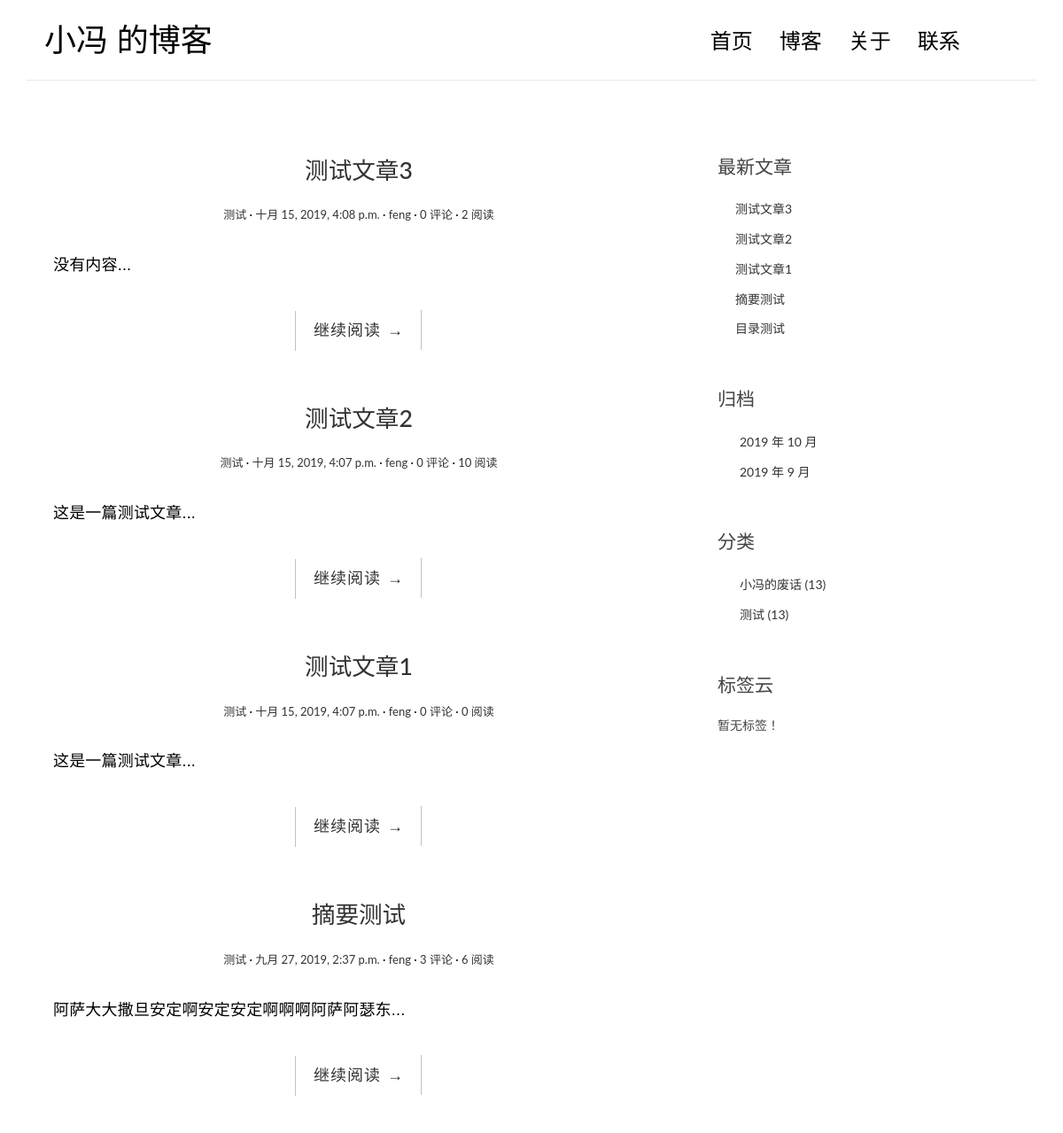
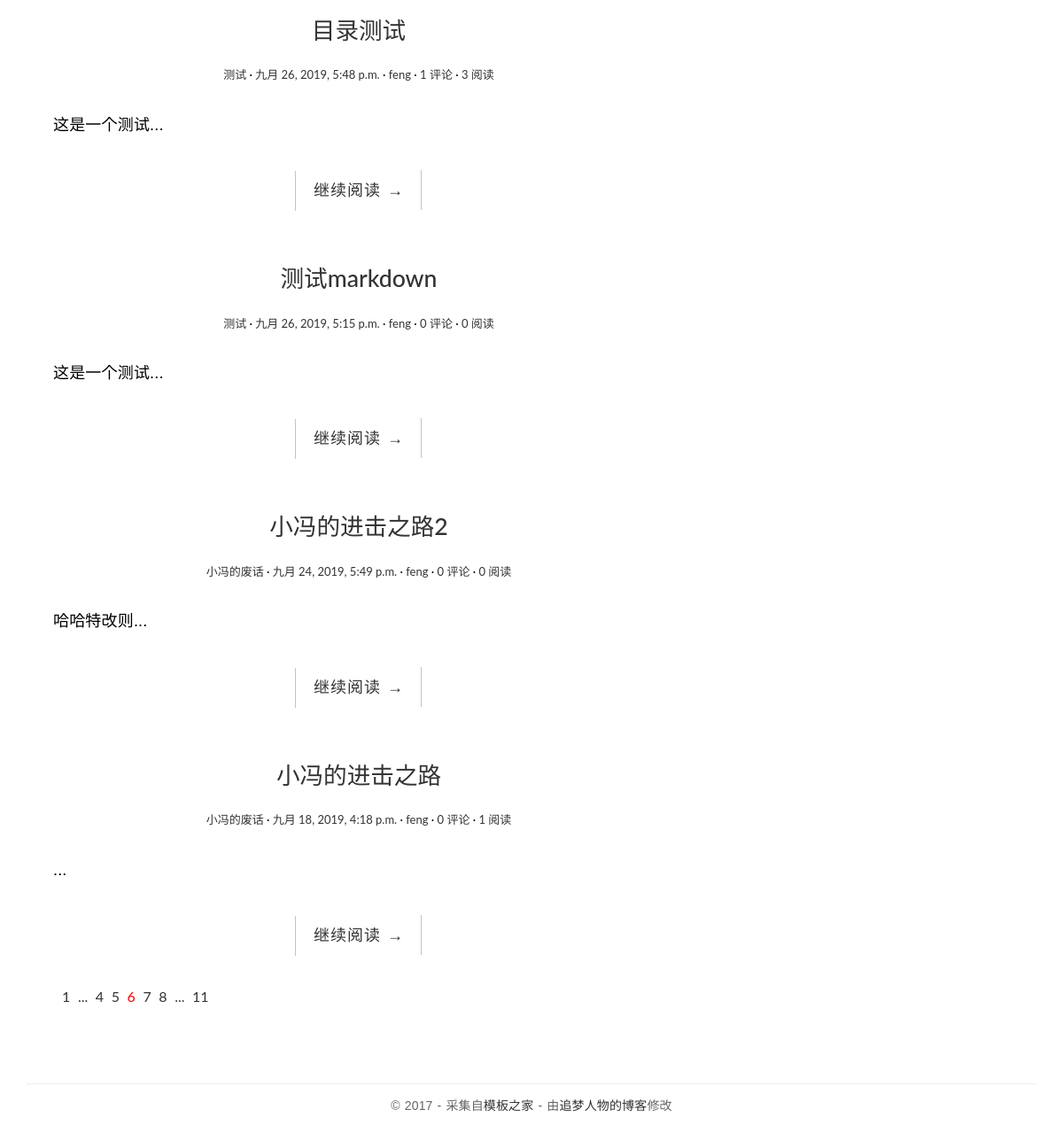
The page / on the database its author committed (2 pictures, top to bottom).
### blog/models.py (models this page shows, shortened)
class Post(models.Model):
    title = models.CharField('标题', max_length=70)
    body = models.TextField('正文')
    created_time = models.DateTimeField('创建时间', default=timezone.now)
    modified_time = models.DateTimeField('修改时间')
    excerpt = models.CharField('摘要', max_length=200, blank=True)
    category = models.ForeignKey(Category, verbose_name='分类', on_delete=models.CASCADE)
    tags = models.ManyToManyField(Tag, verbose_name='标签', blank=True)
    author = models.ForeignKey(User, verbose_name='作者', on_delete=models.CASCADE)
    views = models.PositiveIntegerField(default=0)
    class Meta:
        verbose_name = '文章'
        verbose_name_plural = verbose_name
        ordering = ['-created_time']
    def get_absolute_url(self):
        return reverse('blog:details', kwargs={'pk': self.pk})

class Category(models.Model):
    name = models.CharField(max_length=100)
    class Meta:
        verbose_name = '分类'
        verbose_name_plural = verbose_name
    def __str__(self):
        return self.name

### blog/views.py (the view)
# urls.py: path('', views.index, name='index'),
def index(request):
    post_list = Post.objects.all().order_by('-created_time')
    return render(request, 'blog/index.html', context={'post_list': post_list})

### blog/templatetags/blog_extras.py (called while the page is built)
@register.inclusion_tag('blog/inclusions/_recent_posts.html', takes_context=True)
def show_recent_posts(context, num=5):
    return {
        'recent_post_list': models.Post.objects.all().order_by('-created_time')[:num],
    }

@register.inclusion_tag('blog/inclusions/_archives.html', takes_context=True)
def show_archives(context):
    return {
        'date_list': models.Post.objects.dates('created_time', 'month', order='DESC'),
    }

@register.inclusion_tag('blog/inclusions/_categories.html', takes_context=True)
def show_categories(context):
    return {
        'category_list': models.Category.objects.all(),
    }

@register.inclusion_tag('blog/inclusions/_tags.html', takes_context=True)
def show_tags(context):
    return {
        'tags_list': models.Tag.objects.all(),
    }

### templates/blog/index.html
{% extends 'blog/base.html' %}
{% block main %}
    {% for post in post_list %}
                <article class="post post-{{ post.pk }}">
                    <header class="entry-header">
                        <h1 class="entry-title">
                            <a href="{{ post.get_absolute_url }}">{{ post.title }}</a>
                        </h1>
                        <div class="entry-meta">
                            <span class="post-category"><a href="#">{{ post.category }}</a></span>
                            <span class="post-date"><a href="#"><time class="entry-date"
                                                                      datetime="2012-11-09T23:15:57+00:00">{{ post.created_time }}</time></a></span>
                            <span class="post-author"><a href="#">{{ post.author }}</a></span>
                            <span class="comments-link"><a href="{{ post.get_absolute_url }}#comment-area">{{ post.comment_set.count }} 评论</a></span>
                            <span class="views-count"><a href="#">{{ post.views }} 阅读</a></span>
                        </div>
                    </header>
                    <div class="entry-content clearfix">
                        <p>{{ post.excerpt }}...</p>
                        <div class="read-more cl-effect-14">
                            <a href="{{ post.get_absolute_url }}" class="more-link">继续阅读 <span class="meta-nav">→</span></a>
                        </div>
                    </div>
                </article>
            {% empty %}
                <div class="no-post">暂时还没有文章发布！</div>
            {% endfor %}
                <div class="pagination">
                    <ul>
                        <li><a href="">1</a></li>
                        <li><a href="">...</a></li>
                        <li><a href="">4</a></li>
                        <li><a href="">5</a></li>
                        <li class="current"><a href="">6</a></li>
                        <li><a href="">7</a></li>
                        <li><a href="">8</a></li>
                        <li><a href="">...</a></li>
                        <li><a href="">11</a></li>
                    </ul>
                </div>
{% endblock main %}

### templates/blog/base.html (shortened to what this page needs)
{% load static %}
{% load blog_extras%}
<!DOCTYPE html>
<html>
<head>
    <link rel="stylesheet" href="{% static 'blog/css/bootstrap.min.css' %}">
    <link rel="stylesheet" href="http://code.ionicframework.com/ionicons/2.0.1/css/ionicons.min.css">
    <link rel="stylesheet" href="{% static 'blog/css/pace.css' %}">
    <link rel="stylesheet" href="{% static 'blog/css/custom.css' %}">
</head>
<body>
<div class="container">
    <header id="site-header">
        <div class="row">
            <div class="col-md-4 col-sm-5 col-xs-8">
                <div class="logo">
                    <h1><a href="{% url 'blog:index' %}"><b>小冯</b> 的博客</a></h1>
                </div>
            </div>
            <div class="col-md-8 col-sm-7 col-xs-4">
                <nav class="main-nav" role="navigation">
                    <div class="collapse navbar-collapse" id="bs-example-navbar-collapse-1">
                        <ul class="nav navbar-nav navbar-right">
                            <li class="cl-effect-11"><a href="{% url 'blog:index' %}" data-hover="首页">首页</a></li>
                            <li class="cl-effect-11"><a href="full-width.html" data-hover="博客">博客</a></li>
                            <li class="cl-effect-11"><a href="about.html" data-hover="关于">关于</a></li>
                            <li class="cl-effect-11"><a href="contact.html" data-hover="联系">联系</a></li>
                        </ul>
                    </div>
                </nav>
            </div>
        </div>
    </header>
</div>
<div class="content-body">
    <div class="container">
        <div class="row">
            <main class="col-md-8">
                {% block main %}
                {% endblock main %}
            </main>
            <aside class="col-md-4">
                {% show_recent_posts %}
                {% show_archives %}
                {% show_categories %}
                {% show_tags %}
            </aside>
        </div>
    </div>
</div>
<footer id="site-footer">
    <div class="container">
        <div class="row">
            <div class="col-md-12">
                <p class="copyright">&copy 2017 - 采集自<a href="http://www.cssmoban.com/"
                                                        target="_blank" title="模板之家">模板之家</a>
                    - 由<a href="http://zmrenwu.com/" title="网页模板" target="_blank">追梦人物的博客</a>修改
                </p>
            </div>
        </div>
    </div>
</footer>
</body>
</html>

### templates/blog/inclusions/_recent_posts.html (shortened to what this page needs)
<!DOCTYPE html>
<html lang="en">
<head>
</head>
<body>
    <div class="widget widget-recent-posts">
  <h3 class="widget-title">最新文章</h3>
  <ul>
    {% for post in recent_post_list %}
      <li>
        <a href="{{ post.get_absolute_url }}">{{ post.title }}</a>
      </li>
    {% empty %}
      暂无文章！
    {% endfor %}
  </ul>
</div>
</body>
</html>

### templates/blog/inclusions/_archives.html (shortened to what this page needs)
<!DOCTYPE html>
<html lang="en">
<head>
</head>
<body>
    <div class="widget widget-archives">
  <h3 class="widget-title">归档</h3>
  <ul>
    {% for date in date_list %}
      <li>
        <a href="#">{{ date.year }} 年 {{ date.month }} 月</a>
      </li>
    {% empty %}
      暂无归档！
    {% endfor %}
  </ul>
</div>
</body>
</html>

### templates/blog/inclusions/_categories.html (shortened to what this page needs)
<!DOCTYPE html>
<html lang="en">
<head>
</head>
<body>
    <div class="widget widget-category">
  <h3 class="widget-title">分类</h3>
  <ul>
    {% for category in category_list %}
      <li>
        <a href="#">{{ category.name }} <span class="post-count">(13)</span></a>
      </li>
    {% empty %}
      暂无分类！
    {% endfor %}
  </ul>
</div>
</body>
</html>

### templates/blog/inclusions/_tags.html (shortened to what this page needs)
<!DOCTYPE html>
<html lang="en">
<head>
</head>
<body>
    <div class="widget widget-tag-cloud">
  <h3 class="widget-title">标签云</h3>
  <ul>
    {% for tag in tag_list %}
      <li>
        <a href="#">{{ tag.name }}</a>
      </li>
    {% empty %}
      暂无标签！
    {% endfor %}
  </ul>
</div>
</body>
</html>

### blog/static/blog/css/custom.css (style rules this page uses)
* { outline: none; }
h1, h2, h3, h4, h5, h6 { margin-top: 0; }
b { font-weight: 400; }
a { color: #333; }
body { color: #444; font-family: 'Lato', sans-serif; }
p { font-family: 'Ubuntu', sans-serif; font-weight: 400; word-spacing: 1px; letter-spacing: 0.01em; }
#site-header { background-color: #FFF; padding: 25px 20px; margin-bottom: 40px; border-bottom: 1px solid #e7e7e7; }
.logo h1 a { color: #000; }
.logo h1 { margin: 0; font-family: 'Lato', sans-serif; font-weight: 300; }
.main-nav { margin-top: 11px; max-width: 95%; }
.main-nav a { color: #000000 !important; padding: 0 0 5px 0 !important; margin-right: 30px; font-family: 'Lato', sans-serif; font-weight: 300; font-size: 24px; }
.cl-effect-11 a { padding: 10px 0; color: #0972b4; text-shadow: none; }
.cl-effect-11 a::before { position: absolute; top: 0; left: 0; overflow: hidden; padding: 0 0 5px 0 !important; max-width: 0; border-bottom: 1px solid #000; color: #000; content: attr(data-hover); white-space: nowrap; -webkit-transition: max-width 0.5s; -moz-transition: max-width 0.5s; transition: max-width 0.5s; }
.content-body { padding-bottom: 4em; }
.post { background: #fff; padding: 30px 30px 0; }
.entry-title { text-align: center; font-size: 1.9em; margin-bottom: 20px; line-height: 1.6; padding: 10px 20px 0; }
.entry-meta { text-align: center; color: #DDDDDD; font-size: 13px; margin-bottom: 30px; }
.entry-content { font-size: 18px; line-height: 1.9; font-weight: 300; color: #000; }
.post-category::after, .post-date::after, .post-author::after, .comments-link::after { content: ' ·'; color: #000; }
.read-more { font-family: 'Ubuntu', sans-serif; font-weight: 400; word-spacing: 1px; letter-spacing: 0.01em; text-align: center; margin-top: 20px; }
.cl-effect-14 a { padding: 0 20px; height: 45px; line-height: 45px; position: relative; display: inline-block; margin: 15px 25px; letter-spacing: 1px; font-weight: 400; text-shadow: 0 0 1px rgba(255, 255, 255, 0.3); }
.cl-effect-14 a::before, .cl-effect-14 a::after { position: absolute; width: 45px; height: 1px; background: #C3C3C3; content: ''; -webkit-transition: all 0.3s; -moz-transition: all 0.3s; transition: all 0.3s; pointer-events: none; }
.cl-effect-14 a::before { top: 0; left: 0; -webkit-transform: rotate(90deg); -moz-transform: rotate(90deg); transform: rotate(90deg); -webkit-transform-origin: 0 0; -moz-transform-origin: 0 0; transform-origin: 0 0; }
.cl-effect-14 a::after { right: 0; bottom: 0; -webkit-transform: rotate(90deg); -moz-transform: rotate(90deg); transform: rotate(90deg); -webkit-transform-origin: 100% 0; -moz-transform-origin: 100% 0; transform-origin: 100% 0; }
.widget { background: #fff; padding: 30px 0 0; }
.widget-title { font-size: 1.5em; margin-bottom: 20px; line-height: 1.6; padding: 10px 0 0; font-weight: 400; }
.widget-recent-posts ul { padding: 0; margin: 0; padding-left: 20px; }
.widget-recent-posts ul li { list-style-type: none; position: relative; line-height: 170%; margin-bottom: 10px; }
.widget-recent-posts ul li::before { content: '\f3d3'; font-family: "Ionicons"; position: absolute; left: -17px; top: 3px; font-size: 16px; color: #000; }
.widget-archives ul { padding: 0; margin: 0; padding-left: 25px; }
.widget-archives ul li { list-style-type: none; position: relative; line-height: 170%; margin-bottom: 10px; }
.widget-archives ul li::before { content: '\f3f3'; font-family: "Ionicons"; position: absolute; left: -25px; top: 1px; font-size: 16px; color: #000; }
.widget-category ul { padding: 0; margin: 0; padding-left: 25px; }
.widget-category ul li { list-style-type: none; position: relative; line-height: 170%; margin-bottom: 10px; }
.widget-category ul li::before { content: '\f3fe'; font-family: "Ionicons"; position: absolute; left: -25px; top: 1px; font-size: 18px; color: #000; }
.widget-tag-cloud ul { padding: 0; margin: 0; margin-right: -10px; }
#site-footer { padding-top: 10px; padding: 0 0 1.5em 0; }
.copyright { text-align: center; padding-top: 1em; margin: 0; border-top: 1px solid #eee; color: #666; }
.pagination ul { list-style: none; }
.pagination ul li { display: inline-block; font-size: 16px; margin-right: 5px; }
.current a { color: red; }

### rows shown on the page
Post: title "测试文章3", category "测试", created_time "十月 15, 2019, 4:08 p.m.", author "feng", comment_set.count "0", views "2", excerpt "没有内容"
Post: title "测试文章2", category "测试", created_time "十月 15, 2019, 4:07 p.m.", author "feng", comment_set.count "0", views "10", excerpt "这是一篇测试文章"
Post: title "测试文章1", category "测试", created_time "十月 15, 2019, 4:07 p.m.", author "feng", comment_set.count "0", views "0", excerpt "这是一篇测试文章"
Post: title "摘要测试", category "测试", created_time "九月 27, 2019, 2:37 p.m.", author "feng", comment_set.count "3", views "6", excerpt "阿萨大大撒旦安定啊安定安定啊啊啊阿萨阿瑟东"
Post: title "目录测试", category "测试", created_time "九月 26, 2019, 5:48 p.m.", author "feng", comment_set.count "1", views "3", excerpt "这是一个测试"
Post: title "测试markdown", category "测试", created_time "九月 26, 2019, 5:15 p.m.", author "feng", comment_set.count "0", views "0", excerpt "这是一个测试"
Post: title "小冯的进击之路2", category "小冯的废话", created_time "九月 24, 2019, 5:49 p.m.", author "feng", comment_set.count "0", views "0", excerpt "哈哈特改则"
Post: title "小冯的进击之路", category "小冯的废话", created_time "九月 18, 2019, 4:18 p.m.", author "feng", comment_set.count "0", views "1"
Category: name "小冯的废话"
Category: name "测试"

### other values the page prints
{{ date.year }} "2019" "2019"
{{ date.month }} "10" "9"
